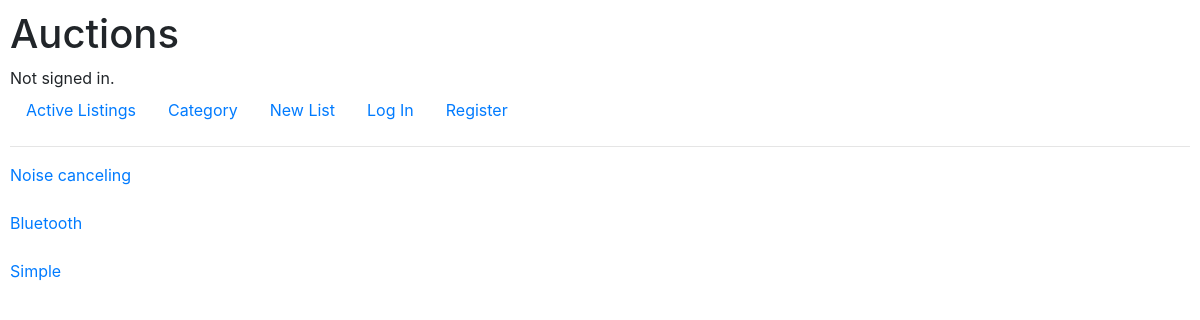
The page /category on the database its author committed.
### auctions/models.py (models this page shows, shortened)
class Category(models.Model):
    name = models.CharField(max_length= 100)

### auctions/views.py (the view)
# urls.py: path("category", views.category, name="category"),
def category(request):
    categories = Category.objects.all()
    return render(request, "auctions/category.html", {
        "categories": categories
    })

### auctions/templates/auctions/category.html
{% extends "auctions/layout.html" %}
{% block body %}
    {% for cat in categories %}
        <a href = "{% url 'catlist' cat.id %}" > {{cat.name}} </a><br><br>
    {% endfor %}
{% endblock %}

### auctions/static/auctions/styles.css (style rules this page uses)
body { padding: 10px; }

### rows shown on the page
Category: name "Noise canceling"
Category: name "Bluetooth"
Category: name "Simple"
